Frame 1 (no input): blank canvas, image omitted
Frame 60 (no input): blank canvas, image omitted
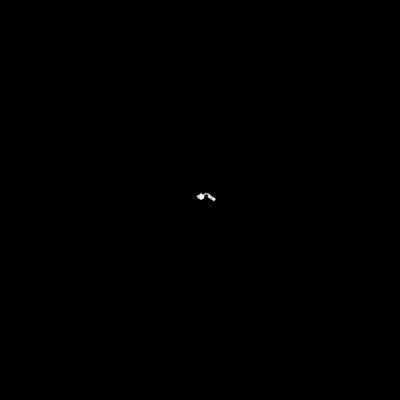
Frame 120 (the mouse pressed at the canvas centre since frame 60)

The p5.js sketch whose frames 1 and 60 were blank and that drew this single picture after the mouse press (run headless with seeded random() and noise() and a simulated clock; from frame 60 on, the mouse is pressed at the canvas centre):

// p5.js sketch
// ── sketch.js
let walker;

function setup()  {
    createCanvas(400, 400);
    walker = new Walker(200, 200);
    frameRate(144);
    background(0);
}

function draw()  {
    walker.update();
    walker.show();
}

function resetSketch(fmode, fsize)  {
    background(0);
    walker = new Walker(200, 200);
    walker.fixedmode = fmode;
    walker.fixedsize = fsize;
    walker.radius    = fsize;
}
// ── walker.js
class Walker  {
    constructor(x, y)  {
        this.fixedmode = true;
        this.fixedsize = 1;
        this.radius    = 1;
        this.pos = createVector(x, y);
    }

    update()  {
        let dirvec;

        if(this.fixedmode)  {
            let x = random(-1, 1);
            let y = random(-1, 1);
            dirvec = createVector(x, y);
            dirvec.normalize().mult(this.fixedsize);
        }  else  {
            let x = random(-this.radius, this.radius);
            let y = random(-this.radius, this.radius);
            dirvec = createVector(x, y);
        }

        this.pos.add(dirvec);
    }

    show()  {
        stroke(255, 100);
        strokeWeight(2);
        point(this.pos.x, this.pos.y);
    }
}
